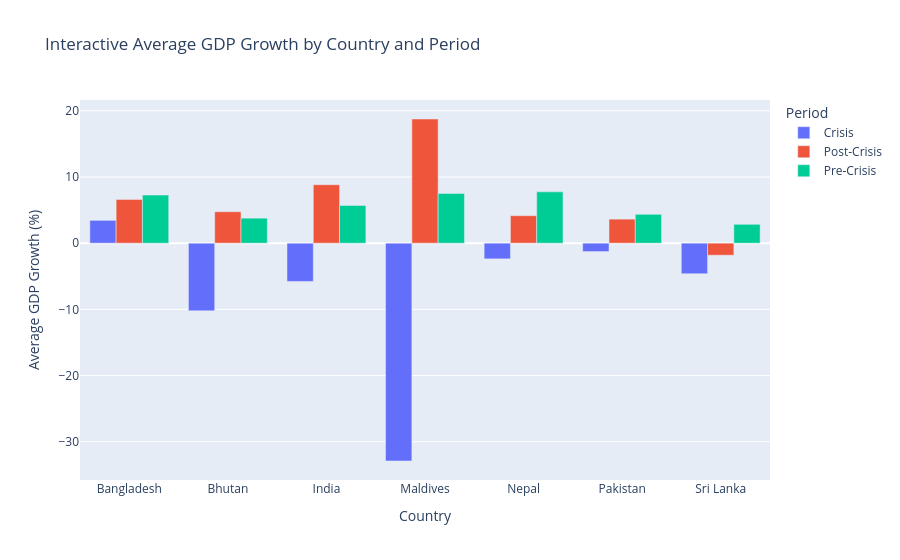

The notebook cell saved with this chart:
### Markdown cell above
## Average by period

### Code cell
fig_bar = px.bar(
    country_period_avg,
    x="country_name",
    y="gdp_growth_pct",
    color="period",
    barmode="group",
    title="Interactive Average GDP Growth by Country and Period",
    labels={
        "country_name": "Country",
        "gdp_growth_pct": "Average GDP Growth (%)",
        "period": "Period"
    }
)

fig_bar.show()

### Figure 1 — Plotly figure (JSON) as saved in the notebook; plotly's stock layout.template omitted (floating-point values rounded to 4 significant figures)
{"data": [{"alignmentgroup": "True", "hovertemplate": "Period=Crisis<br>Country=%{x}<br>Average GDP Growth (%)=%{y}<extra></extra>", "legendgroup": "Crisis", "marker": {"color": "#636efa", "pattern": {"shape": ""}}, "name": "Crisis", "offsetgroup": "Crisis", "orientation": "v", "showlegend": true, "textposition": "auto", "type": "bar", "x": ["Bangladesh", "Bhutan", "India", "Maldives", "Nepal", "Pakistan", "Sri Lanka"], "xaxis": "x", "y": [3.45, -10.22, -5.78, -32.91, -2.37, -1.27, -4.62], "yaxis": "y"}, {"alignmentgroup": "True", "hovertemplate": "Period=Post-Crisis<br>Country=%{x}<br>Average GDP Growth (%)=%{y}<extra></extra>", "legendgroup": "Post-Crisis", "marker": {"color": "#EF553B", "pattern": {"shape": ""}}, "name": "Post-Crisis", "offsetgroup": "Post-Crisis", "orientation": "v", "showlegend": true, "textposition": "auto", "type": "bar", "x": ["Bangladesh", "Bhutan", "India", "Maldives", "Nepal", "Pakistan", "Sri Lanka"], "xaxis": "x", "y": [6.61, 4.75, 8.83, 18.76, 4.15, 3.63, -1.82], "yaxis": "y"}, {"alignmentgroup": "True", "hovertemplate": "Period=Pre-Crisis<br>Country=%{x}<br>Average GDP Growth (%)=%{y}<extra></extra>", "legendgroup": "Pre-Crisis", "marker": {"color": "#00cc96", "pattern": {"shape": ""}}, "name": "Pre-Crisis", "offsetgroup": "Pre-Crisis", "orientation": "v", "showlegend": true, "textposition": "auto", "type": "bar", "x": ["Bangladesh", "Bhutan", "India", "Maldives", "Nepal", "Pakistan", "Sri Lanka"], "xaxis": "x", "y": [7.26, 3.78, 5.71, 7.52, 7.75, 4.36, 2.85], "yaxis": "y"}], "layout": {"barmode": "group", "legend": {"title": {"text": "Period"}, "tracegroupgap": 0}, "title": {"text": "Interactive Average GDP Growth by Country and Period"}, "xaxis": {"anchor": "y", "domain": [0, 1], "title": {"text": "Country"}}, "yaxis": {"anchor": "x", "domain": [0, 1], "title": {"text": "Average GDP Growth (%)"}}}}
